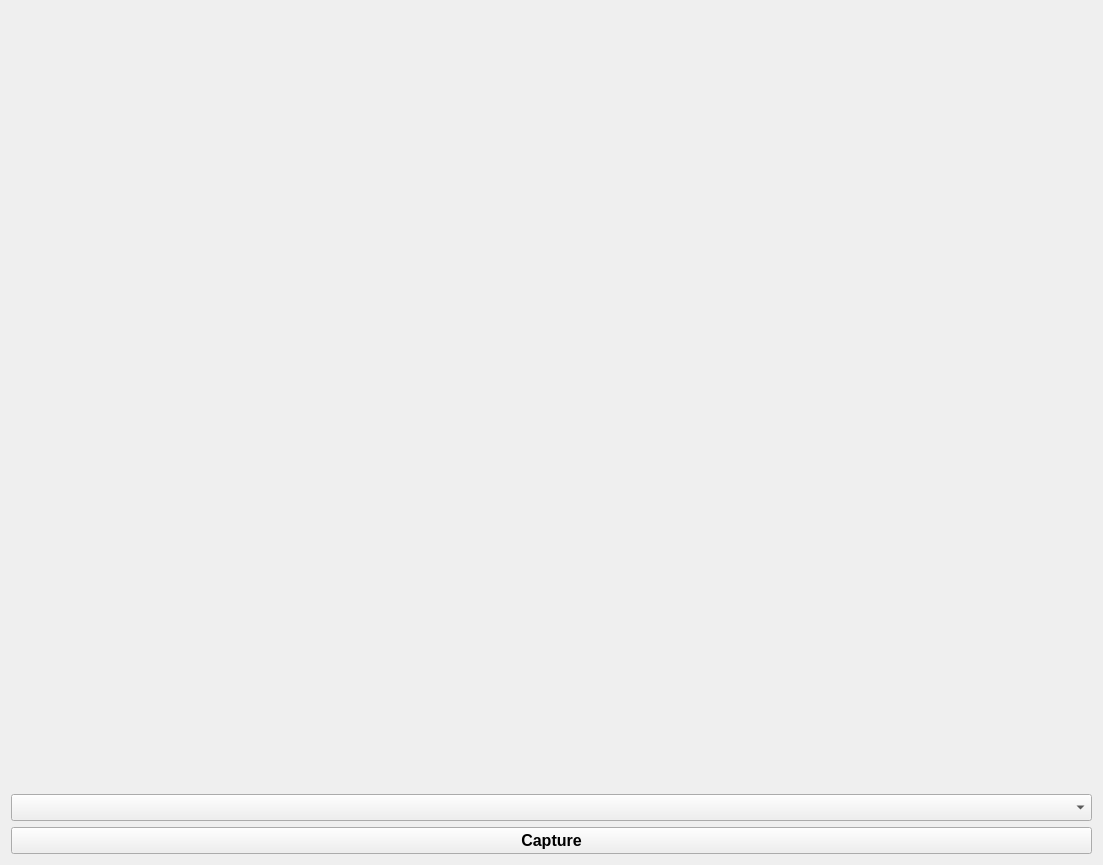
<?xml version="1.0" encoding="UTF-8"?>
<ui version="4.0">
 <class>Form</class>
 <widget class="QWidget" name="Form">
  <property name="geometry">
   <rect>
    <x>0</x>
    <y>0</y>
    <width>1103</width>
    <height>865</height>
   </rect>
  </property>
  <property name="windowTitle">
   <string>Form</string>
  </property>
  <layout class="QGridLayout" name="gridLayout">
   <item row="0" column="0">
    <widget class="QLabel" name="label_Photo">
     <property name="text">
      <string/>
     </property>
    </widget>
   </item>
   <item row="2" column="0">
    <widget class="QPushButton" name="pushButton_upload">
     <property name="font">
      <font>
       <pointsize>12</pointsize>
       <weight>75</weight>
       <bold>true</bold>
      </font>
     </property>
     <property name="text">
      <string>Capture</string>
     </property>
    </widget>
   </item>
   <item row="1" column="0">
    <widget class="QComboBox" name="comboBox_Port">
     <property name="font">
      <font>
       <pointsize>12</pointsize>
       <weight>75</weight>
       <bold>true</bold>
      </font>
     </property>
    </widget>
   </item>
  </layout>
 </widget>
 <resources/>
 <connections/>
</ui>
